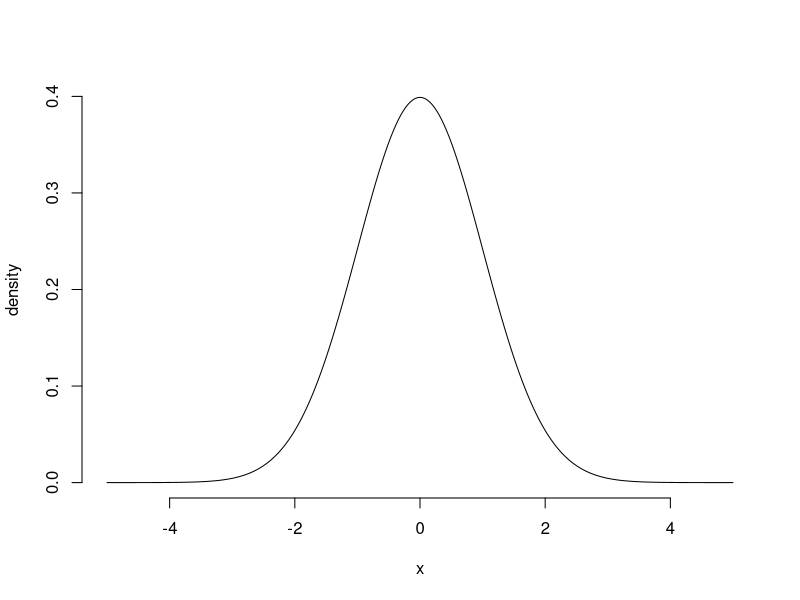

This figure's R source:
## ---- chunk 1
#| label: fig:standardnormal
#| fig-cap: "The standard normal distribution"
#| echo: false
curve(dnorm(x), from = -5, to = 5, n = 1001, frame = FALSE, ylab = "density")
